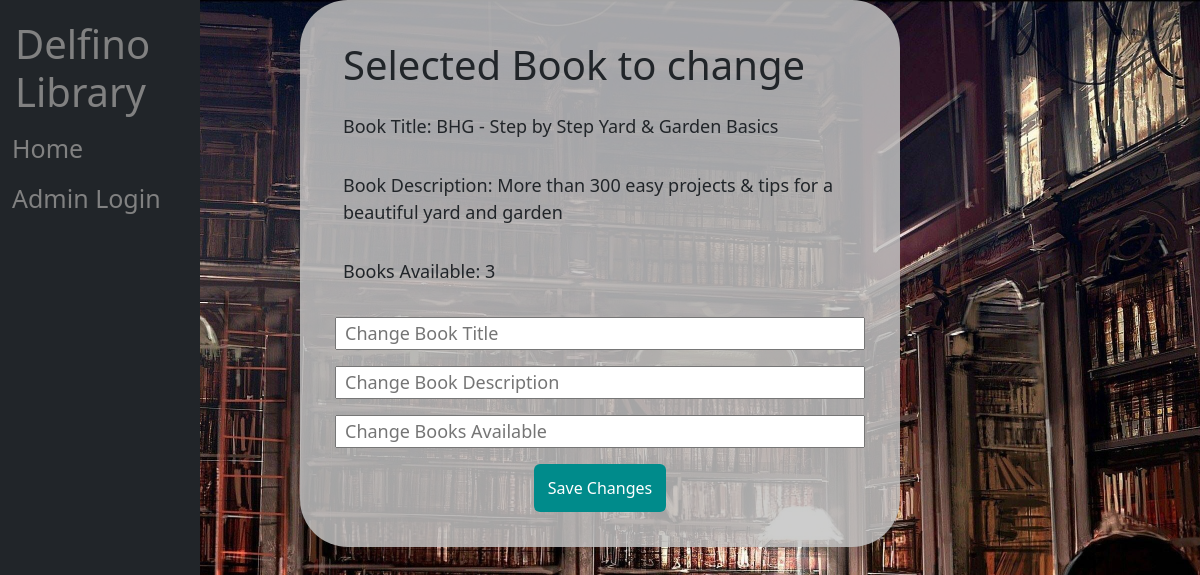
The page /edit.php?id=3 on the database its author committed.
### tables this page shows
CREATE TABLE `books` (
  `bookId` int(11) NOT NULL,
  `bookTitle` varchar(250) NOT NULL,
  `bookDesc` varchar(250) NOT NULL,
  `bookAvail` int(10) NOT NULL,
  `active` int(10) NOT NULL DEFAULT 1
);

### model/database.php (called while the page is built, shortened)
<?php
$dsn = "mysql:host=localhost;dbname=library";
$username = "root";
$password = "";
try {
    $db = new PDO($dsn, $username, $password);
} catch (PDOException $e) {
    $error_message = $e->getMessage();
    echo ("<p>Error message: $error_message");
}
function getBook($id)
{
    global $db;
    $myQuery = "select * from books where bookID = $id";
    $qry = $db->query($myQuery);
    $rs = $qry->fetch();
    return $rs;
}

### edit.php (the view, shortened to what this page needs)
<?php
    include "view/navigation.php";
    include "model/database.php";
    $id = filter_input(INPUT_GET, 'id');
    $book = getBook($id);
?>
<body class="background">
    <div class="container-fluid">
        <form class="row g-3" style="max-width:600px; margin: 0 auto; padding-top:25px;" action="index.php" method="post">
            <h1>Selected Book to change</h1>
            <p>Book Title: <?= $book['bookTitle']?></p>
            <p>Book Description: <?= $book['bookDesc']?></p>
            <p>Books Available: <?= $book['bookAvail']?></p>
            <input type="text" name='bookTitle' placeholder='Change Book Title'>
            <input type="text" name='bookDescription' placeholder='Change Book Description'>
            <input type="text" name='bookAvail' placeholder='Change Books Available'>
            <input type="submit" class="btn buttonColor d-grid gap-2 col-3 mx-auto" value="Save Changes">
        </form>
    </div>
</body>

### view/styles.css (style rules this page uses)
body, html { height: 100%; }
.buttonColor, .buttonColor:hover { background-color: darkcyan; color: white; font-weight: 500; padding: 0.75rem 0.375rem; border: none; }
form { background-color: rgba(196, 196, 196, 0.841); word-wrap: break-word; font-size:large; font-weight: 500; border-radius: 3rem; padding: 35px 35px 35px 35px; margin-left: 200px; }
.background { background-image: url(background.jpg); height: 100%; margin: 0 auto; background-position: center; background-repeat: no-repeat; background-size: cover; }

### rows shown on the page
books: bookTitle "BHG - Step by Step Yard & Garden Basics", bookDesc "More than 300 easy projects & tips for a beautiful yard and garden", bookAvail "3"
